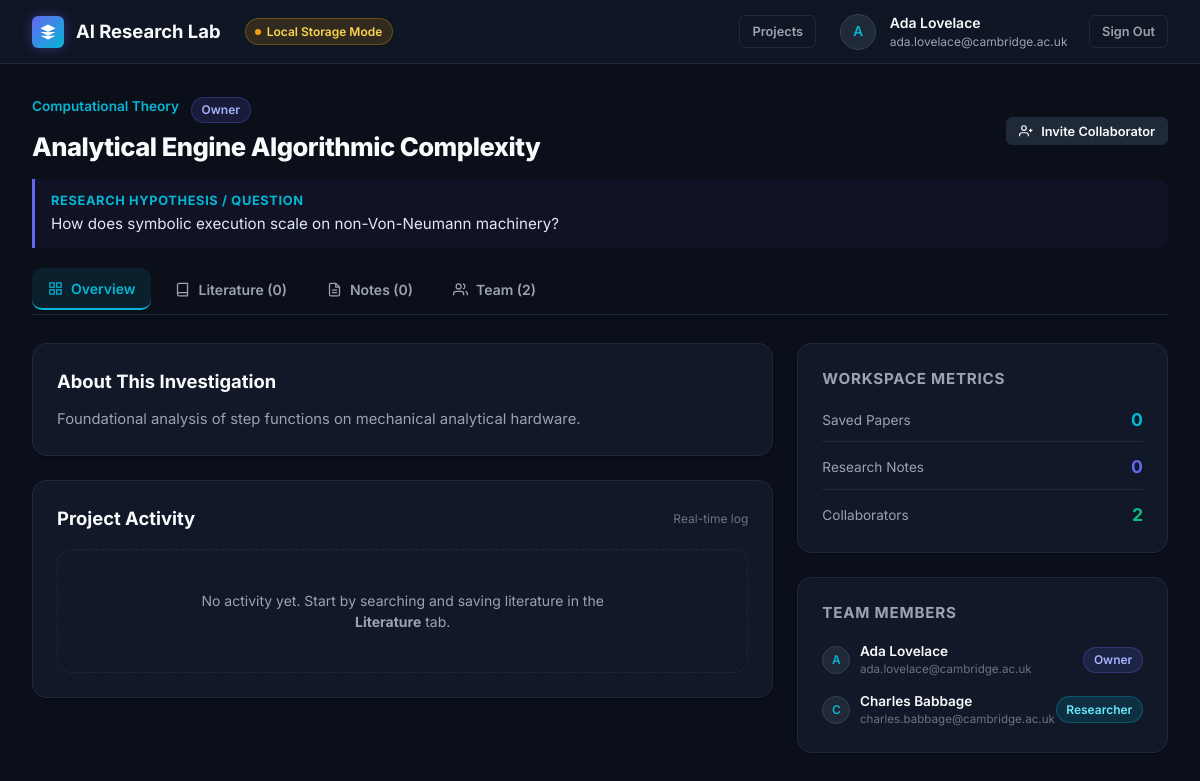
The page /projects/f39b7947-3a4a-45e0-959d-328d2b2e52b9 (signed in) on the database its author committed.
### tables this page shows
CREATE TABLE profiles (
        id TEXT PRIMARY KEY,
        email TEXT UNIQUE NOT NULL,
        full_name TEXT,
        avatar_url TEXT,
        password_hash TEXT,
        created_at TEXT NOT NULL
    );

CREATE TABLE projects (
        id TEXT PRIMARY KEY,
        title TEXT NOT NULL,
        research_question TEXT,
        domain TEXT,
        description TEXT,
        created_by TEXT NOT NULL,
        created_at TEXT NOT NULL,
        updated_at TEXT NOT NULL,
        FOREIGN KEY (created_by) REFERENCES profiles(id) ON DELETE CASCADE
    );

CREATE TABLE project_members (
        id TEXT PRIMARY KEY,
        project_id TEXT NOT NULL,
        user_id TEXT NOT NULL,
        role TEXT NOT NULL CHECK (role IN ('owner', 'researcher', 'viewer')),
        joined_at TEXT NOT NULL,
        UNIQUE(project_id, user_id),
        FOREIGN KEY (project_id) REFERENCES projects(id) ON DELETE CASCADE,
        FOREIGN KEY (user_id) REFERENCES profiles(id) ON DELETE CASCADE
    );

### app.py (the view, shortened to what this page needs)
@app.route("/projects/<project_id>")
@login_required
def project_view(project_id):
    user = session["user"]
    project = db.get_project_details(project_id, user["id"])
    if not project:
        flash("Project not found or access denied.", "error")
        return redirect(url_for("dashboard"))
    active_tab = request.args.get("tab", "overview")
    search_query = request.args.get("q", "").strip()
    saved_papers = []
    search_results = []
    search_error = None
    return render_template(
        "project.html",
        project=project,
        active_tab=active_tab,
        saved_papers=saved_papers,
        search_query=search_query,
        search_results=search_results,
        search_error=search_error
    )

### app.py (called while the page is built)
def login_required(f):
    @wraps(f)
    def decorated_function(*args, **kwargs):
        if "user" not in session or not session["user"].get("id"):
            flash("Please sign in to access your research workspace.", "info")
            return redirect(url_for("login", next=request.url))
        return f(*args, **kwargs)
    return decorated_function

@app.context_processor
def inject_global_context():
    return {
        "current_user": session.get("user"),
        "is_supabase_live": db.IS_SUPABASE_CONFIGURED,
        "app_env": os.getenv("APP_ENV", "development")
    }

### templates/project.html (shortened to what this page needs)
{% extends "base.html" %}
{% block content %}
<div class="workspace-header">
  <div class="workspace-title-row">
    <div>
      <div style="display: flex; align-items: center; gap: 0.75rem; margin-bottom: 0.25rem;">
        <span class="project-card-domain" style="font-size: 0.85rem;">{{ project.domain or 'General Research' }}</span>
        <span class="badge badge-{{ project.user_role }}">{{ project.user_role }}</span>
      </div>
      <h1 class="workspace-title">{{ project.title }}</h1>
    </div>
    {% if project.user_role == 'owner' %}
      <button class="btn btn-secondary btn-sm" onclick="openModal('modal-invite-member')" id="btn-invite-collaborator">
        <svg width="14" height="14" viewBox="0 0 24 24" fill="none" stroke="currentColor" stroke-width="2">
          <path d="M16 21v-2a4 4 0 0 0-4-4H5a4 4 0 0 0-4 4v2"/>
          <circle cx="8.5" cy="7" r="4"/>
          <line x1="20" y1="8" x2="20" y2="14"/>
          <line x1="23" y1="11" x2="17" y2="11"/>
        </svg>
        Invite Collaborator
      </button>
    {% endif %}
  </div>
  {% if project.research_question %}
    <div class="workspace-rq-box">
      <strong style="color: var(--accent-cyan); font-size: 0.8rem; text-transform: uppercase; letter-spacing: 0.05em; display: block; margin-bottom: 0.2rem;">
        Research Hypothesis / Question
      </strong>
      {{ project.research_question }}
    </div>
  {% endif %}
  <div class="tabs-nav">
    <a href="{{ url_for('project_view', project_id=project.id, tab='overview') }}"
       class="tab-btn {{ 'active' if active_tab == 'overview' else '' }}" id="tab-btn-overview">
      <svg width="15" height="15" viewBox="0 0 24 24" fill="none" stroke="currentColor" stroke-width="2"><rect x="3" y="3" width="7" height="7"></rect><rect x="14" y="3" width="7" height="7"></rect><rect x="14" y="14" width="7" height="7"></rect><rect x="3" y="14" width="7" height="7"></rect></svg>
      Overview
    </a>
    <a href="{{ url_for('project_view', project_id=project.id, tab='literature') }}"
       class="tab-btn {{ 'active' if active_tab == 'literature' else '' }}" id="tab-btn-literature">
      <svg width="15" height="15" viewBox="0 0 24 24" fill="none" stroke="currentColor" stroke-width="2"><path d="M4 19.5A2.5 2.5 0 0 1 6.5 17H20"></path><path d="M6.5 2H20v20H6.5A2.5 2.5 0 0 1 4 19.5v-15A2.5 2.5 0 0 1 6.5 2z"></path></svg>
      Literature ({{ project.papers_count }})
    </a>
    <a href="{{ url_for('project_view', project_id=project.id, tab='notes') }}"
       class="tab-btn {{ 'active' if active_tab == 'notes' else '' }}" id="tab-btn-notes">
      <svg width="15" height="15" viewBox="0 0 24 24" fill="none" stroke="currentColor" stroke-width="2"><path d="M14 2H6a2 2 0 0 0-2 2v16a2 2 0 0 0 2 2h12a2 2 0 0 0 2-2V8z"></path><polyline points="14 2 14 8 20 8"></polyline><line x1="16" y1="13" x2="8" y2="13"></line><line x1="16" y1="17" x2="8" y2="17"></line></svg>
      Notes ({{ project.notes_count }})
    </a>
    <a href="{{ url_for('project_view', project_id=project.id, tab='team') }}"
       class="tab-btn {{ 'active' if active_tab == 'team' else '' }}" id="tab-btn-team">
      <svg width="15" height="15" viewBox="0 0 24 24" fill="none" stroke="currentColor" stroke-width="2"><path d="M17 21v-2a4 4 0 0 0-4-4H5a4 4 0 0 0-4 4v2"></path><circle cx="9" cy="7" r="4"></circle><path d="M23 21v-2a4 4 0 0 0-3-3.87"></path><path d="M16 3.13a4 4 0 0 1 0 7.75"></path></svg>
      Team ({{ project.members | length }})
    </a>
  </div>
</div>
{% if active_tab == 'overview' %}
  <div style="display: grid; grid-template-columns: 2fr 1fr; gap: 1.5rem;">
    <div>
      <div class="card" style="margin-bottom: 1.5rem;">
        <h2 style="font-size: 1.15rem; font-weight: 700; margin-bottom: 0.75rem;">About This Investigation</h2>
        <p style="color: var(--text-secondary); font-size: 0.925rem; line-height: 1.6;">
          {{ project.description or 'No extended description provided for this project.' }}
        </p>
      </div>
      <div class="card">
        <div style="display: flex; align-items: center; justify-content: space-between; margin-bottom: 1rem;">
          <h2 style="font-size: 1.15rem; font-weight: 700;">Project Activity</h2>
          <span style="font-size: 0.75rem; color: var(--text-muted);">Real-time log</span>
        </div>
        <div class="empty-state" style="padding: 2.5rem 1rem; margin-top: 0;">
          <p class="empty-desc" style="margin-bottom: 0;">
            No activity yet. Start by searching and saving literature in the <strong>Literature</strong> tab.
          </p>
        </div>
      </div>
    </div>
    <div>
      <div class="card" style="margin-bottom: 1.5rem;">
        <h3 style="font-size: 0.95rem; font-weight: 700; margin-bottom: 1rem; color: var(--text-secondary); text-transform: uppercase; letter-spacing: 0.05em;">
          Workspace Metrics
        </h3>
        <div style="display: flex; flex-direction: column; gap: 0.75rem;">
          <div style="display: flex; justify-content: space-between; align-items: center; padding-bottom: 0.5rem; border-bottom: 1px solid var(--border-subtle);">
            <span style="color: var(--text-secondary); font-size: 0.85rem;">Saved Papers</span>
            <strong style="font-size: 1.1rem; color: var(--accent-cyan);">{{ project.papers_count }}</strong>
          </div>
          <div style="display: flex; justify-content: space-between; align-items: center; padding-bottom: 0.5rem; border-bottom: 1px solid var(--border-subtle);">
            <span style="color: var(--text-secondary); font-size: 0.85rem;">Research Notes</span>
            <strong style="font-size: 1.1rem; color: var(--accent-primary);">{{ project.notes_count }}</strong>
          </div>
          <div style="display: flex; justify-content: space-between; align-items: center;">
            <span style="color: var(--text-secondary); font-size: 0.85rem;">Collaborators</span>
            <strong style="font-size: 1.1rem; color: var(--accent-emerald);">{{ project.members | length }}</strong>
          </div>
        </div>
      </div>
      <div class="card">
        <h3 style="font-size: 0.95rem; font-weight: 700; margin-bottom: 1rem; color: var(--text-secondary); text-transform: uppercase; letter-spacing: 0.05em;">
          Team Members
        </h3>
        <div style="display: flex; flex-direction: column; gap: 0.75rem;">
          {% for m in project.members %}
            <div style="display: flex; align-items: center; justify-content: space-between;">
              <div style="display: flex; align-items: center; gap: 0.6rem;">
                <div class="avatar" style="width: 28px; height: 28px; font-size: 0.75rem;">
                  {{ m.full_name[0] | upper }}
                </div>
                <div>
                  <div style="font-size: 0.85rem; font-weight: 600;">{{ m.full_name }}</div>
                  <div style="font-size: 0.725rem; color: var(--text-muted);">{{ m.email }}</div>
                </div>
              </div>
              <span class="badge badge-{{ m.role }}">{{ m.role }}</span>
            </div>
          {% endfor %}
        </div>
      </div>
    </div>
  </div>
{% endif %}
{% endblock %}

### templates/base.html (shortened to what this page needs)
<!DOCTYPE html>
<html lang="en">
<head>
  <link rel="stylesheet" href="{{ url_for('static', filename='css/style.css') }}">
</head>
<body>
  <header class="app-header">
    <div style="display: flex; align-items: center; gap: 1.5rem;">
      <a href="{{ url_for('dashboard') if current_user else url_for('login') }}" class="brand" id="brand-logo">
        <div class="brand-icon">
          <svg viewBox="0 0 24 24">
            <path d="M12 2L2 7l10 5 10-5-10-5zM2 17l10 5 10-5M2 12l10 5 10-5"/>
          </svg>
        </div>
        <span>AI Research Lab</span>
      </a>
      {% if is_supabase_live %}
        <span class="badge badge-live" title="Connected to live Supabase PostgreSQL & Auth">
          <span style="width: 6px; height: 6px; border-radius: 50%; background: #10B981; display: inline-block;"></span>
          Supabase Connected
        </span>
      {% else %}
        <span class="badge badge-local" title="Running in Local SQLite Dev Mode. Configure SUPABASE_URL in .env to connect live.">
          <span style="width: 6px; height: 6px; border-radius: 50%; background: #F59E0B; display: inline-block;"></span>
          Local Storage Mode
        </span>
      {% endif %}
    </div>
    <nav class="header-nav">
      {% if current_user %}
        <a href="{{ url_for('dashboard') }}" class="btn btn-outline btn-sm" id="nav-dashboard">Projects</a>
        <div class="user-menu" id="user-menu">
          <div class="avatar" title="{{ current_user.email }}">
            {{ current_user.full_name[0] | upper if current_user.full_name else 'U' }}
          </div>
          <div class="user-info">
            <span class="user-name">{{ current_user.full_name }}</span>
            <span class="user-email">{{ current_user.email }}</span>
          </div>
          <a href="{{ url_for('logout') }}" class="btn btn-outline btn-sm" id="btn-logout" title="Sign out" style="margin-left: 0.5rem;">
            Sign Out
          </a>
        </div>
      {% else %}
        <a href="{{ url_for('login') }}" class="btn btn-outline btn-sm">Sign In</a>
        <a href="{{ url_for('signup') }}" class="btn btn-primary btn-sm">Get Started</a>
      {% endif %}
    </nav>
  </header>
  <main class="main-content">
    {% block content %}{% endblock %}
  </main>
</body>
</html>

### rows shown on the page
profiles: full_name "Ada Lovelace", email "ada.lovelace@cambridge.ac.uk"
projects: domain "Computational Theory", title "Analytical Engine Algorithmic Complexity", research_question "How does symbolic execution scale on non-Von-Neumann machinery?", description "Foundational analysis of step functions on mechanical analytical hardware."
project_members: user_role "Owner", full_name "A", full_name "Ada Lovelace", email "ada.lovelace@cambridge.ac.uk", role "Owner"
project_members: full_name "C", full_name "Charles Babbage", email "charles.babbage@cambridge.ac.uk", role "Researcher"

### other values the page prints
{{ current_user.full_name[0] | upper if current_user.full_name else 'U' }} "A"
{{ project.papers_count }} "0"
{{ project.notes_count }} "0"
{{ project.members | length }} "2"
